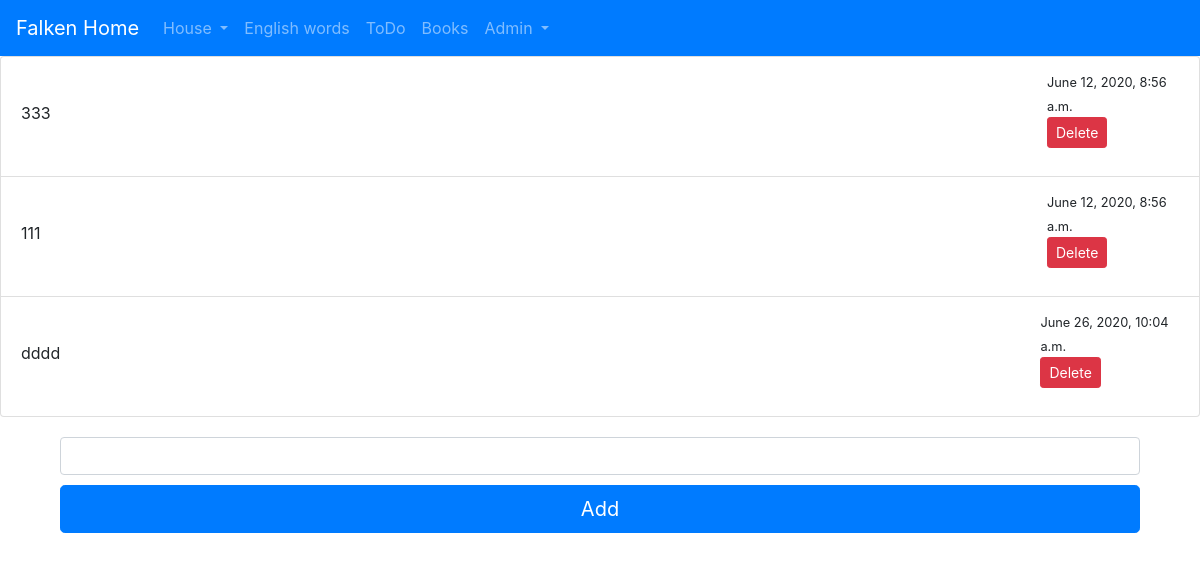
The page /todo/ on the database as committed earlier.
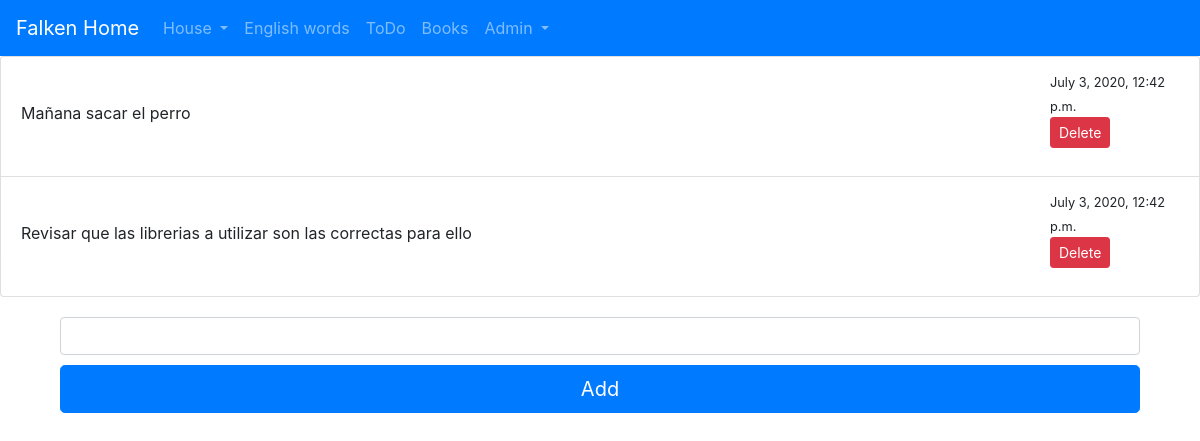
The same page on the database as committed later.
### app_todo/models.py (models this page shows)
class TodoItem(models.Model):
    content = models.TextField()
    date_created = models.DateTimeField(default=now)

### app_todo/views.py (the view)
# urls.py: path('', views.todo_view, name='todo_view'),
def todo_view(request):
    all_todo_items = TodoItem.objects.all()
    return render(request, 'todo/todo.html', {'all_items': all_todo_items})

### app_todo/templates/todo/todo.html (shortened to what this page needs)
{% extends 'base.html' %}
{% block content %}
<div>
    <ul class="list-group">
        {% for todo_item in all_items %}
        <li class="list-group-item d-flex justify-content-between align-items-center">
            <div class="d-flex w-100 justify-content-between">
                <label>{{ todo_item.content }}</label>
            </div>
            <div class="form-group">
                <div><small>{{ todo_item.date_created  }}</small></div>
                <form action="/todo/delete_todo/{{todo_item.id}}/"
                      style="display: inline;"
                      method="POST"> {% csrf_token %}
                    <input type="submit" value="Delete" class="btn btn-danger btn-sm">
                </form>
            </div>
        </li>
        {% endfor %}
    </ul>
</div>
<div class="container" style="margin-top: 20px;">
    <form action="/todo/add_todo/" method="POST"> {% csrf_token %}
        <div class="form-group"
        <div class="form-row align-items-center">
            <div class="col-auto">
                <input type="text" name="content" class="form-control">
            </div>
            <div class="col-auto" style="margin-top: 10px">
                <input type="submit" value="Add" class="btn btn-primary btn-lg btn-block">
            </div>
        </div>
        </div>
{% endblock content %}

### templates/base.html (shortened to what this page needs)
<!doctype html>
<html lang="en">
  <head>
    <link rel="stylesheet" href="https://stackpath.bootstrapcdn.com/bootstrap/4.5.0/css/bootstrap.min.css">
    <link rel="stylesheet" href="https://stackpath.bootstrapcdn.com/font-awesome/4.7.0/css/font-awesome.min.css">
  </head>
  <body>
    <nav class="navbar navbar-expand-lg navbar-dark bg-primary">
      <a class="navbar-brand" href="#">Falken Home</a>
      <div class="collapse navbar-collapse" id="navbarSupportedContent">
        <ul class="navbar-nav mr-auto">
          <li class="nav-item dropdown">
            <a class="nav-link dropdown-toggle" href="#" id="navbarDropdownHouse" role="button" data-toggle="dropdown" aria-haspopup="true" aria-expanded="false">
              House
            </a>
          </li>
          <li class="nav-item">
            <a class="nav-link" href="/cards">English words</a>
          </li>
          <li class="nav-item">
            <a class="nav-link" href="/todo">ToDo</a>
          </li>
          <li class="nav-item">
            <a class="nav-link" href="/books">Books</a>
          </li>
          <li class="nav-item dropdown">
            <a class="nav-link dropdown-toggle" href="#" id="navbarDropdownUtils" role="button" data-toggle="dropdown" aria-haspopup="true" aria-expanded="false">
              Admin
            </a>
          </li>
        </ul>
      </div>
    </nav>
    {% block content %}
    {% endblock content %}
  </body>
</html>

Rows that differ between the two databases and show on the page:
removed TodoItem: content "333", date_created "June 12, 2020, 8:56 a.m."
removed TodoItem: content "111", date_created "June 12, 2020, 8:56 a.m."
removed TodoItem: content "dddd", date_created "June 26, 2020, 10:04 a.m."
added TodoItem: content "Mañana sacar el perro", date_created "July 3, 2020, 12:42 p.m."
added TodoItem: content "Revisar que las librerias a utilizar son las correctas para ello", date_created "July 3, 2020, 12:42 p.m."
